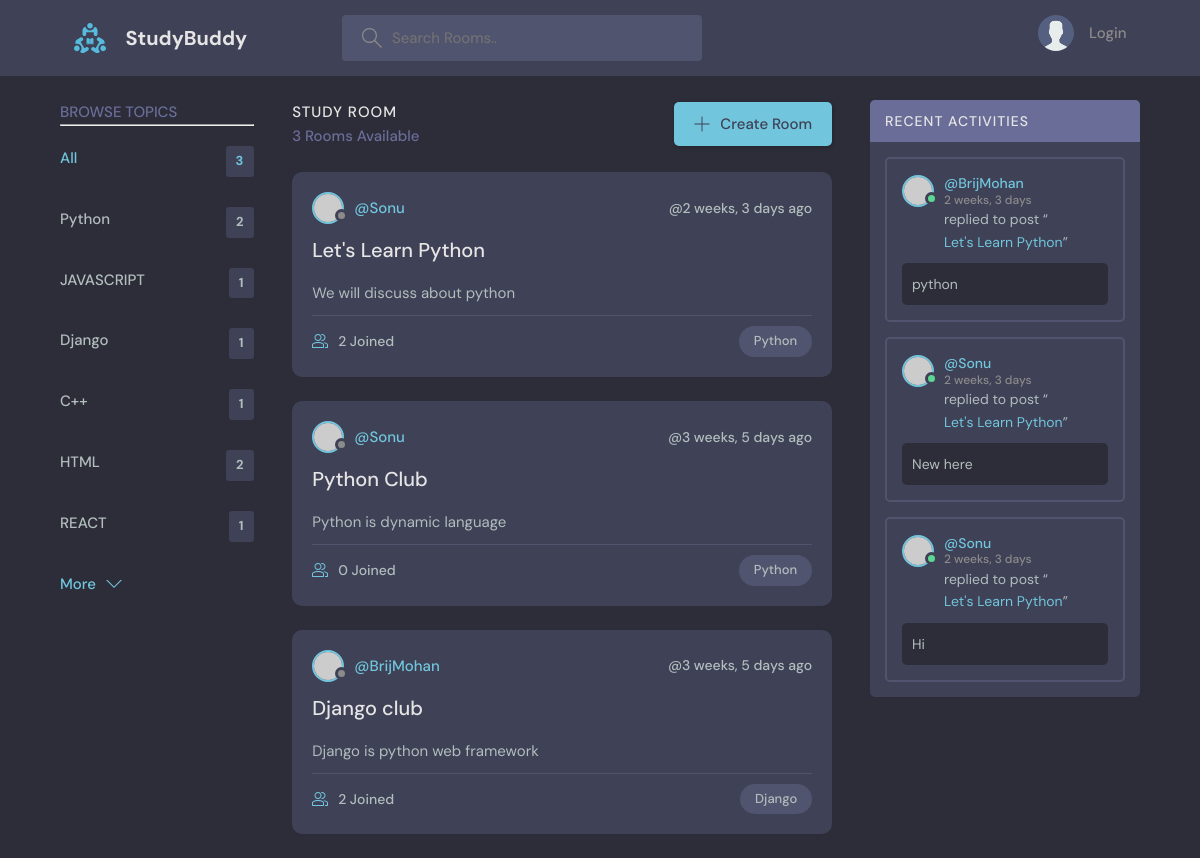
Page /?q=Python on the committed database.
### base/models.py (models this page shows, shortened)
class Topic(models.Model):
    name = models.CharField(max_length=200)
    def __str__(self):
        return self.name

class Room(models.Model):
    host = models.ForeignKey(User,on_delete=models.SET_NULL,null=True)
    topic = models.ForeignKey(Topic,on_delete=models.SET_NULL,null=True)
    name = models.CharField(max_length=200)
    participants = models.ManyToManyField(User,related_name='participants',blank=True)
    description = models.TextField(null=True,blank=True)
    updated=models.DateTimeField(auto_now=True)
    created = models.DateTimeField(auto_now_add=True)
    class Meta:
        ordering = ['-updated','-created']

class Message(models.Model):
    user = models.ForeignKey(User,on_delete=models.CASCADE)
    room = models.ForeignKey(Room,on_delete=models.CASCADE)
    body = models.TextField()
    updated=models.DateTimeField(auto_now=True)
    created = models.DateTimeField(auto_now_add=True)
    class Meta:
        ordering = ['-updated','-created']
    def __str__(self):
        return self.body[0:50]

### base/views.py (the view)
# urls.py: path('',views.home,name='home'),
def home(request):
    q = request.GET.get('q') if request.GET.get('q') != None else ''
    rooms = Room.objects.filter(Q(topic__name__icontains=q) |
                                Q(name__icontains=q) |
                                Q(description__icontains=q)
                                )
    topics = Topic.objects.all()
    room_count = rooms.count()
    room_messages = Message.objects.filter(Q(room__topic__name__icontains=q))
    context={'rooms':rooms,'topics':topics,'room_count':room_count,'room_messages':room_messages}
    return render(request,'base/home.html',context)

### base/templates/base/home.html (shortened to what this page needs)
{% extends 'main.html' %}
{% load static %}
{% block content %}
    <main class="layout layout--3">
      <div class="container">
        <div>
          {%include 'base/topics_component.html' %}
        </div>
        <div class="roomList">
          <div class="roomList__header">
            <div>
              <h2>Study Room</h2>
              <p>{{room_count}} Rooms Available</p>
            </div>
            <a class="btn btn--main" href="{% url 'create-room' %}">
              <svg version="1.1" xmlns="http://www.w3.org/2000/svg" width="32" height="32" viewBox="0 0 32 32">
                <title>add</title>
                <path
                  d="M16.943 0.943h-1.885v14.115h-14.115v1.885h14.115v14.115h1.885v-14.115h14.115v-1.885h-14.115v-14.115z"
                ></path>
              </svg>
              Create Room
            </a>
          </div>
          <div>
            {%include 'base/feed_component.html' %}
          </div>
        </div>
        <div class="activities">
          {%include 'base/activity_component.html' %}
        </div>
      </div>
    </main>
    {% endblock %}

### base/templates/base/topics_component.html
<div class="topics">
    <div class="topics__header">
      <h2>Browse Topics</h2>
      <hr>
    </div>
    <ul class="topics__list">
        <li>
            <a href="{% url 'home' %}" class="active">All <span>{{rooms.count}}</span></a>
        </li>
        {% for topic in topics %}
        <li>
            <a href="{% url 'home'%}?q={{topic.name}}">{{topic.name}} <span>{{topic.room_set.all.count}}</span></a>
        </li>
        {% endfor %}
    </ul>
    <a class="btn btn--link" href="#">
        More
        <svg version="1.1" xmlns="http://www.w3.org/2000/svg" width="32" height="32" viewBox="0 0 32 32">
          <title>chevron-down</title>
          <path d="M16 21l-13-13h-3l16 16 16-16h-3l-13 13z"></path>
        </svg>
      </a>
  </div>

### base/templates/base/feed_component.html (shortened to what this page needs)
<div>
    {% for room in rooms %}
<div class="roomListRoom">
    <div class="roomListRoom__header">
      <a href="{% url 'user-profile' room.host.id %}" class="roomListRoom__author">
        <div class="avatar avatar--small">
          <img src="https://randomuser.me/api/portraits/men/13.jpg" alt="Image description" />
        </div>
        <span>@{{room.host.username}}</span>
      </a>
      <div class="roomListRoom__actions">
        <span>@{{room.created | timesince }} ago</span>
      </div>
    </div>
    <div class="roomListRoom__content">
      <a href="{% url 'room' room.id %}">{{room.name}}</a>
      <p>{{room.description}}</p>
    </div>
    <div class="roomListRoom__meta">
      <a href="{% url 'room' room.id %}" class="roomListRoom__joined">
        {{room.participants.count}} Joined
      </a>
      <p class="roomListRoom__topic">{{room.topic}}</p>
    </div>
  </div>
  {% endfor %}
</div>

### base/templates/base/activity_component.html (shortened to what this page needs)
<div class="activities__header">
    <h2>Recent Activities</h2>
  </div>
  <div>
    {% for message in room_messages %}
  <div class="activities__box">
    <div class="activities__boxHeader roomListRoom__header">
      <a href="{% url 'user-profile' message.user.id %}" class="roomListRoom__author">
        <div class="avatar avatar--small active">
          <img src="https://randomuser.me/api/portraits/men/13.jpg" />
        </div>
        <p>
          @{{message.user}}
          <span>{{message.created|timesince}}</span>
        </p>
      </a>
    </div>
    <div class="activities__boxContent">
      <p>replied to post “<br><a href="{% url 'room' message.room.id %}">{{message.room.name}}</a>”</p>
      <div class="activities__boxRoomContent">{{message}}</div>
    </div>
  </div>
  {% endfor %}
  </div>

### rows in the picture
Topic: name "Python", room_set.all.count "2"
Topic: name "JAVASCRIPT", room_set.all.count "1"
Topic: name "Django", room_set.all.count "1"
Topic: name "C++", room_set.all.count "1"
Topic: name "HTML", room_set.all.count "2"
Topic: name "REACT", room_set.all.count "1"
Room: host.username "Sonu", created "2 weeks, 3 days", name "Let's Learn Python", description "We will discuss about python", participants.count "2", topic "Python"
Room: host.username "Sonu", created "3 weeks, 5 days", name "Python Club", description "Python is dynamic language", participants.count "0", topic "Python"
Room: host.username "BrijMohan", created "3 weeks, 5 days", name "Django club", description "Django is python web framework", participants.count "2", topic "Django"
Message: user "BrijMohan", created "2 weeks, 3 days", room.name "Let's Learn Python", body "python"
Message: user "Sonu", created "2 weeks, 3 days", room.name "Let's Learn Python", body "New here"
Message: user "Sonu", created "2 weeks, 3 days", room.name "Let's Learn Python", body "Hi"

### other values in the picture
{{ rooms.count }} "3"
{{ room_count }} "3"
